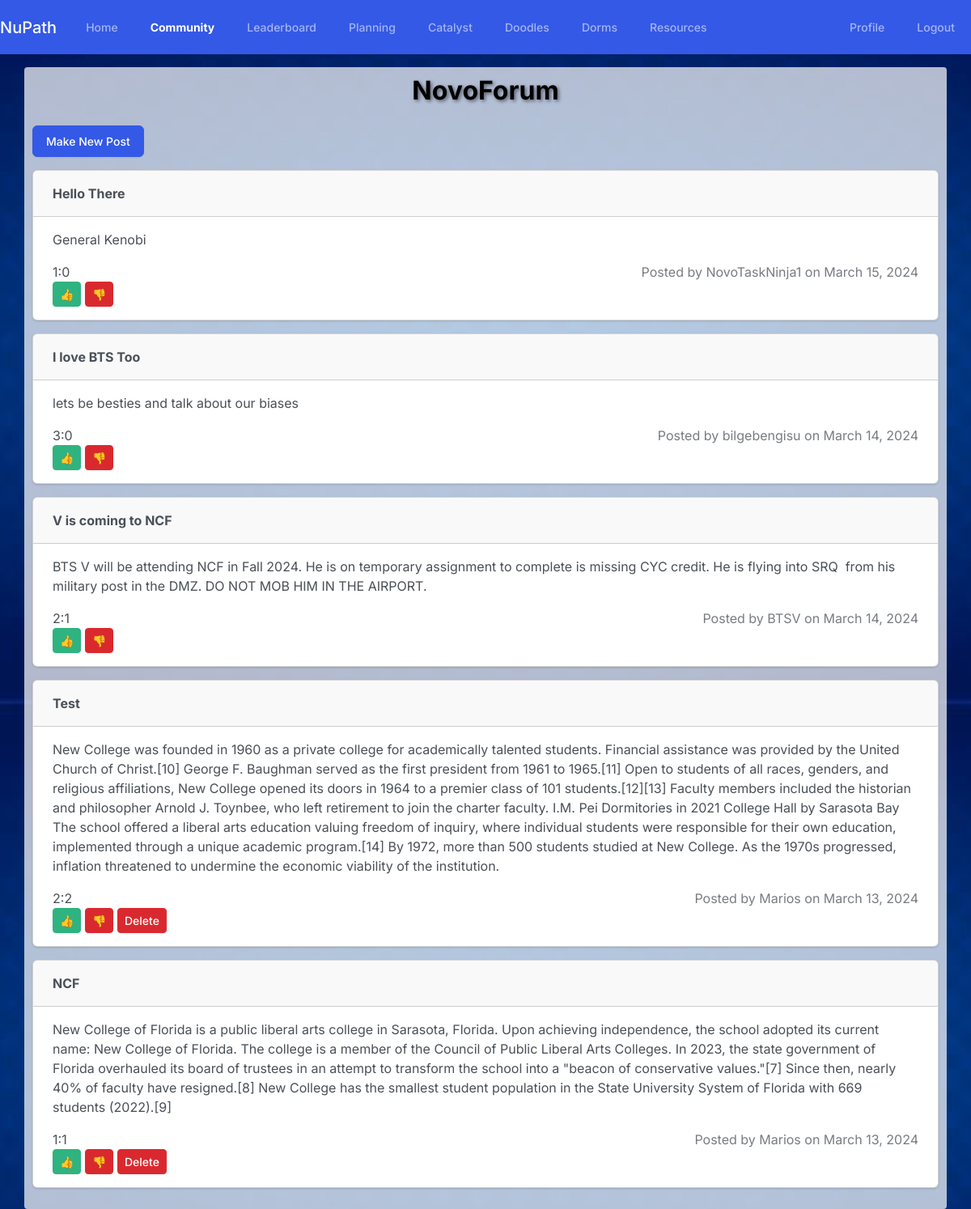
The app's page /community/ (signed in) with its own data.
### Features/models.py (models this page shows, shortened)
class Post(models.Model):
    title = models.CharField(max_length=100)
    content = models.TextField()
    date_posted = models.DateTimeField(default=timezone.now)
    author = models.ForeignKey(User, on_delete=models.CASCADE)
    upvotes = models.ManyToManyField(User, related_name='upvoted_posts', blank=True)
    downvotes = models.ManyToManyField(User, related_name='downvoted_posts', blank=True)

### Features/views.py (the view)
# urls.py: path('community/', features_views.post_list, name='community-home'),
@login_required
def post_list(request):
    posts = Post.objects.all().order_by('-date_posted')
    return render(request, 'Features/community.html', {'posts': posts})

### Features/templates/Features/community.html (shortened to what this page needs)
{% extends 'Features/base.html' %}
{% load static %}
{% block content %}
<div class="container mt-3 text-box">
    <h2 class="text-center mb-4 text-shadow enhanced-text">NovoForum</h2>
    <button id="togglePostFormButton" class="btn btn-primary mb-3 float-right">Make New Post</button>
    {% for post in posts %}
    <div class="card mb-3" id="post-{{ post.id }}">
        <div class="card-header">
            <strong>{{ post.title }}</strong>
        </div>
        <div class="card-body">
            <p class="card-text">{{ post.content }}</p>
            <div class="d-flex justify-content-between">
                <div>
                    <span id="vote-count-{{ post.id }}">{{ post.upvotes.count }}:{{ post.downvotes.count }}</span>
                </div>
                <div class="text-muted">
                    Posted by {{ post.author }} on {{ post.date_posted|date:"F d, Y" }}
                </div>
            </div>
            <button type="button" class="vote-btn btn btn-success btn-sm" id="upvote-{{ post.id }}">&#128077</button>
            <button type="button" class="vote-btn btn btn-danger btn-sm" id="downvote-{{ post.id }}">&#128078</button>
            {% if post.author == request.user %}
            <form action="{% url 'post-delete' post.pk %}" method="post" style="display: inline;">
                <button type="submit" class="btn btn-danger btn-sm">Delete</button>
            </form>
            {% endif %}
        </div>
    </div>
    {% empty %}
        <p>No posts to show.</p>
    {% endfor %}
</div>
{% endblock %}

### Features/templates/Features/community.html (style rules this page uses)
body { background-image: url('/media/home.jpg'); background-size: cover; background-position: center; }
.text-box { background-color: rgba(255, 255, 255, 0.7); border-radius: 4px; padding: 10px; display: inline-block; }
.text-shadow { text-shadow: 2px 2px 4px rgba(0, 0, 0, 0.5); }
.enhanced-text { color: #000; font-weight: bold; }

### records on screen
Post: title "Hello There", content "General Kenobi", upvotes.count "1", downvotes.count "0", author "NovoTaskNinja1", date_posted "March 15, 2024"
Post: title "I love BTS Too", content "lets be besties and talk about our biases", upvotes.count "3", downvotes.count "0", author "bilgebengisu", date_posted "March 14, 2024"
Post: title "V is coming to NCF", content "BTS V will be attending NCF in Fall 2024. He is on temporary assignment to complete is missing CYC credit. He is flying into SRQ from his military post in the DMZ. DO NOT MOB HIM IN THE AIRPORT.", upvotes.count "2", downvotes.count "1", author "BTSV", date_posted "March 14, 2024"
Post: title "Test", content "New College was founded in 1960 as a private college for academically talented students. Financial assistance was provided by the United Church of Christ.[10] George F. Baughman served as the first president from 1961 to 1965.[11] Open to students of all races, genders, and religious affiliations, New College opened its doors in 1964 to a premier class of 101 students.[12][13] Faculty members included the historian and philosopher Arnold J. Toynbee, who left retirement to join the charter faculty. I.M. Pei Dormitories in 2021 College Hall by Sarasota Bay The school offered a liberal arts education valuing freedom of inquiry, where individual students were responsible for their own…", upvotes.count "2", downvotes.count "2", author "Marios", date_posted "March 13, 2024", shows "Delete"
Post: title "NCF", content "New College of Florida is a public liberal arts college in Sarasota, Florida. Upon achieving independence, the school adopted its current name: New College of Florida. The college is a member of the Council of Public Liberal Arts Colleges. In 2023, the state government of Florida overhauled its board of trustees in an attempt to transform the school into a \"beacon of conservative values.\"[7] Since then, nearly 40% of faculty have resigned.[8] New College has the smallest student population in the State University System of Florida with 669 students (2022).[9]", upvotes.count "1", downvotes.count "1", author "Marios", date_posted "March 13, 2024", shows "Delete"
